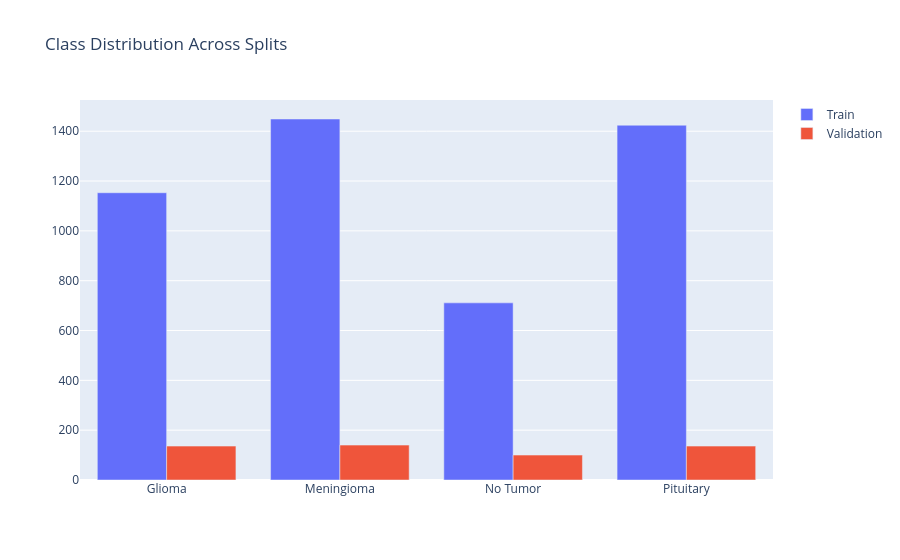

The notebook cell saved with this chart:
### Code cell
import pandas as pd
import plotly.graph_objects as go

DATASET_ROOT = Path("kaggle_dataset")
train_path = DATASET_ROOT / "Train"
val_path = DATASET_ROOT / "Val"

def count_per_class(split_path):
    return [len(list((Path(split_path) / cls / "images").glob("*"))) for cls in classes]

eda_df = pd.DataFrame({
    "Class": classes,
    "Train": count_per_class(train_path),
    "Validation": count_per_class(val_path),
})
print(eda_df)

fig = go.Figure(data=[
    go.Bar(name="Train", x=eda_df["Class"], y=eda_df["Train"]),
    go.Bar(name="Validation", x=eda_df["Class"], y=eda_df["Validation"]),
])
fig.update_layout(barmode="group", title="Class Distribution Across Splits")
fig.show()

### Figure 1 — Plotly figure (JSON) as saved in the notebook; plotly's stock layout.template omitted (floating-point values rounded to 4 significant figures)
{"data": [{"name": "Train", "type": "bar", "x": ["Glioma", "Meningioma", "No Tumor", "Pituitary"], "y": [1153, 1449, 711, 1424]}, {"name": "Validation", "type": "bar", "x": ["Glioma", "Meningioma", "No Tumor", "Pituitary"], "y": [136, 140, 100, 136]}], "layout": {"barmode": "group", "title": {"text": "Class Distribution Across Splits"}}}
